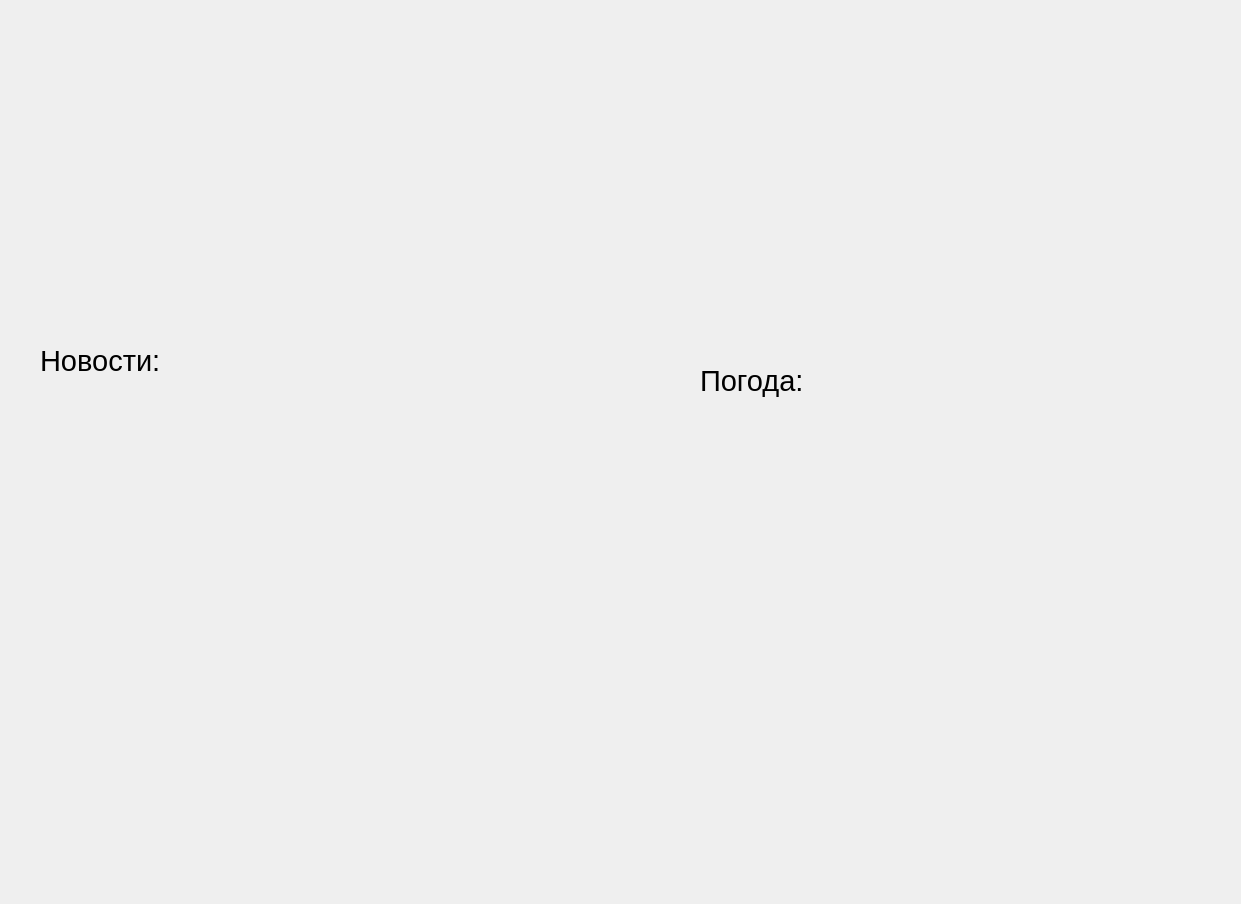
<?xml version="1.0" encoding="UTF-8"?>
<ui version="4.0">
 <class>main_form</class>
 <widget class="QWidget" name="main_form">
  <property name="geometry">
   <rect>
    <x>0</x>
    <y>0</y>
    <width>1241</width>
    <height>904</height>
   </rect>
  </property>
  <property name="windowTitle">
   <string>Умный дом</string>
  </property>
  <widget class="QLabel" name="label_news">
   <property name="geometry">
    <rect>
     <x>40</x>
     <y>10</y>
     <width>561</width>
     <height>701</height>
    </rect>
   </property>
   <property name="font">
    <font>
     <pointsize>22</pointsize>
    </font>
   </property>
   <property name="text">
    <string>Новости:</string>
   </property>
  </widget>
  <widget class="QLabel" name="label_weather">
   <property name="geometry">
    <rect>
     <x>700</x>
     <y>20</y>
     <width>441</width>
     <height>721</height>
    </rect>
   </property>
   <property name="font">
    <font>
     <pointsize>22</pointsize>
    </font>
   </property>
   <property name="text">
    <string>Погода:</string>
   </property>
  </widget>
 </widget>
 <resources/>
 <connections/>
</ui>
